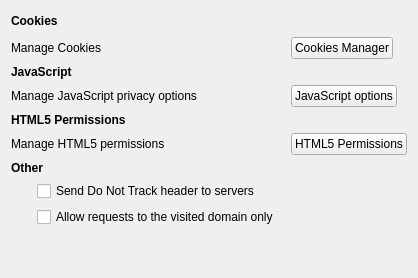
         <widget class="QWidget" name="privacyPage">
          <layout class="QGridLayout" name="gridLayout_12">
           <item row="8" column="0" colspan="3">
            <widget class="QLabel" name="label_12">
             <property name="text">
              <string>&lt;b&gt;Cookies&lt;/b&gt;</string>
             </property>
            </widget>
           </item>
           <item row="20" column="0" colspan="4">
            <widget class="QLabel" name="label_50">
             <property name="text">
              <string>&lt;b&gt;Other&lt;/b&gt;</string>
             </property>
            </widget>
           </item>
           <item row="28" column="0" colspan="4">
            <spacer name="verticalSpacer_3">
             <property name="orientation">
              <enum>Qt::Vertical</enum>
             </property>
             <property name="sizeHint" stdset="0">
              <size>
               <width>20</width>
               <height>40</height>
              </size>
             </property>
            </spacer>
           </item>
           <item row="16" column="3">
            <widget class="QPushButton" name="jsOptionsButton">
             <property name="sizePolicy">
              <sizepolicy hsizetype="Fixed" vsizetype="Fixed">
               <horstretch>0</horstretch>
               <verstretch>0</verstretch>
              </sizepolicy>
             </property>
             <property name="text">
              <string>JavaScript options</string>
             </property>
            </widget>
           </item>
           <item row="15" column="0" colspan="4">
            <widget class="QLabel" name="label_61">
             <property name="mouseTracking">
              <bool>true</bool>
             </property>
             <property name="text">
              <string>&lt;b&gt;JavaScript&lt;/b&gt;</string>
             </property>
            </widget>
           </item>
           <item row="12" column="3">
            <widget class="QPushButton" name="cookieManagerBut">
             <property name="sizePolicy">
              <sizepolicy hsizetype="Fixed" vsizetype="Fixed">
               <horstretch>0</horstretch>
               <verstretch>0</verstretch>
              </sizepolicy>
             </property>
             <property name="text">
              <string>Cookies Manager</string>
             </property>
            </widget>
           </item>
           <item row="16" column="0" colspan="3">
            <widget class="QLabel" name="label_25">
             <property name="mouseTracking">
              <bool>false</bool>
             </property>
             <property name="text">
              <string>Manage JavaScript privacy options</string>
             </property>
            </widget>
           </item>
           <item row="22" column="0">
            <spacer name="horizontalSpacer_20">
             <property name="orientation">
              <enum>Qt::Horizontal</enum>
             </property>
             <property name="sizeType">
              <enum>QSizePolicy::Fixed</enum>
             </property>
             <property name="sizeHint" stdset="0">
              <size>
               <width>20</width>
               <height>20</height>
              </size>
             </property>
            </spacer>
           </item>
           <item row="19" column="0" colspan="3">
            <widget class="QLabel" name="label_63">
             <property name="text">
              <string>Manage HTML5 permissions</string>
             </property>
            </widget>
           </item>
           <item row="12" column="0" colspan="3">
            <widget class="QLabel" name="label_19">
             <property name="text">
              <string>Manage Cookies</string>
             </property>
            </widget>
           </item>
           <item row="8" column="3">
            <spacer name="horizontalSpacer_22">
             <property name="orientation">
              <enum>Qt::Horizontal</enum>
             </property>
             <property name="sizeHint" stdset="0">
              <size>
               <width>40</width>
               <height>20</height>
              </size>
             </property>
            </spacer>
           </item>
           <item row="18" column="0" colspan="4">
            <widget class="QLabel" name="label_62">
             <property name="text">
              <string>&lt;b&gt;HTML5 Permissions&lt;/b&gt;</string>
             </property>
            </widget>
           </item>
           <item row="19" column="3">
            <widget class="QPushButton" name="html5permissions">
             <property name="sizePolicy">
              <sizepolicy hsizetype="Fixed" vsizetype="Fixed">
               <horstretch>0</horstretch>
               <verstretch>0</verstretch>
              </sizepolicy>
             </property>
             <property name="text">
              <string>HTML5 Permissions</string>
             </property>
            </widget>
           </item>
           <item row="22" column="1" colspan="3">
            <widget class="QCheckBox" name="doNotTrack">
             <property name="text">
              <string>Send Do Not Track header to servers</string>
             </property>
            </widget>
           </item>
           <item row="23" column="1">
            <widget class="QCheckBox" name="firstParty">
             <property name="text">
              <string>Allow requests to the visited domain only</string>
             </property>
            </widget>
           </item>
          </layout>
         </widget>
